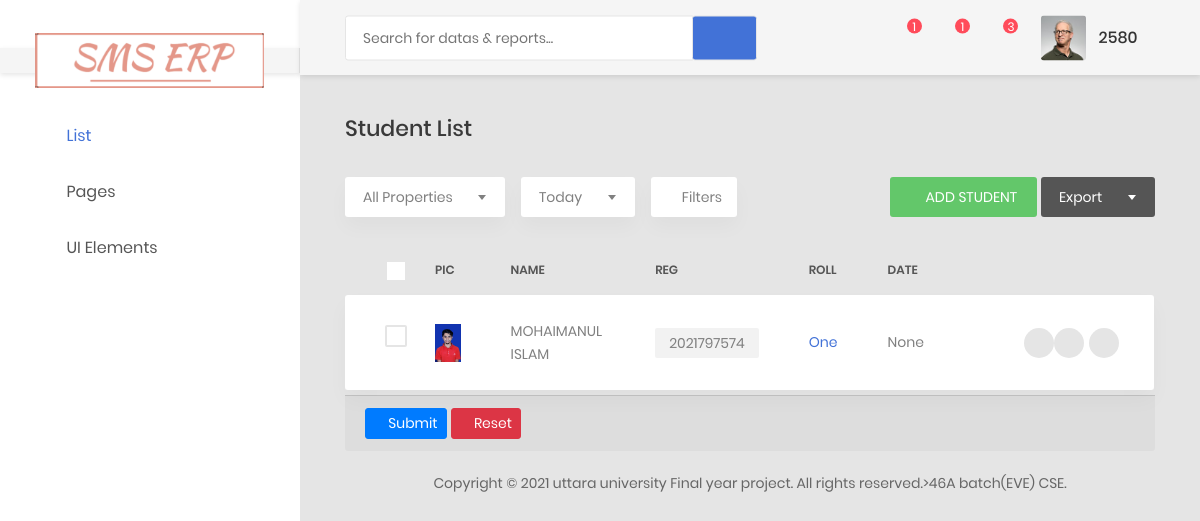
Page /stdm/classListStudentSerial/1 (signed in) on the committed database.
### student/models.py (models this page shows, shortened)
class students(models.Model):
    registration_no=models.CharField(default=random_num(),max_length=100,unique=True,primary_key=True)
    first_name=models.CharField(max_length=100)
    last_name=models.CharField(max_length=100)
    roll=models.IntegerField( blank=True,null=True)
    birthDate=models.DateField()
    details_address=models.TextField( blank=True,null=True)
    district=models.CharField(max_length=255, blank=True,null=True)
    upazilla=models.CharField(max_length=255, blank=True,null=True)
    village=models.TextField(max_length=255, blank=True,null=True)
    phoneNumber=models.IntegerField()
    className=models.ForeignKey(StudentClass,on_delete=models.PROTECT)
    studentimage=models.ImageField(upload_to='student_pic')
    blod_groop_choice=(
        ('a+','A+'),
        ('o+','O+'),
        ('b+','B+'),
        ('ab+','AB+'),
        ('a-','A-'),
        ('o-','O-'),
        ('b-','B-'),
        ('ab-','AB+'),
    )
    blod_groop=models.CharField(choices=blod_groop_choice,max_length=5, blank=True,null=True)
    gender_choice=(
        ('male','Male'),
        ('female','Female'),
        ('other','Other')
    )
    gender=models.CharField(choices=gender_choice,max_length=110)
    email=models.EmailField(blank=True,null=True)
    birth_certificate_no=models.IntegerField( blank=True,null=True)
    region_choice=(
        ('Islam', 'Islam'),
        ('Hinduism', 'Hinduism'),
        ('Buddhism', 'Buddhism'),
        ('Christianity', 'Christianity'),
        ('Others', 'Others')
    )
    region=models.CharField(choices=region_choice,max_length=255, blank=True,null=True)
    nationality_choice = (
        ('Bangladeshi', 'Bangladeshi'),
        ('Others', 'Others')
    )
    nationality=models.CharField(choices=nationality_choice,max_length=255, blank=True,null=True)

class StudentClass(models.Model):
    class_name=models.CharField(max_length=200)
    def __str__(self):
        return self.class_name

### adminSite/views.py (the view)
# urls.py: path('classListStudentSerial/<str:classid>',class_student_serial,name='student_serial'),
@login_required
def class_student_serial(request,classid):
    class_data=students.objects.filter(className_id=classid)
    dict={'students':class_data}
    return render(request,"students/class_listSerial.html",context=dict)

### template/students/class_listSerial.html (shortened to what this page needs)
{% extends 'index.html' %}
{% load crispy_forms_tags %}
{%block body%}
        <h3 class="title-5 m-b-35">student list</h3>
        <div class="table-data__tool">
            <div class="table-data__tool-left">
                <div class="rs-select2--light rs-select2--md">
                </div>
                <div class="rs-select2--light rs-select2--sm">
                </div>
                <button class="au-btn-filter">
                    <i class="zmdi zmdi-filter-list"></i>filters</button>
            </div>
            <div class="table-data__tool-right">
                <a href="{% url 'adminsite:student_creation'  %}"><button class="au-btn au-btn-icon au-btn--green au-btn--small">
                    <i class="zmdi zmdi-plus"></i>Add Student</button></a>
                <div class="rs-select2--dark rs-select2--sm rs-select2--dark2">
                </div>
            </div>
        </div>
        <div class="table-responsive table-responsive-data2">
            <table class="table table-data2">
                <thead>
                    <tr>
                        <th>
                            <label class="au-checkbox">
                                <span class="au-checkmark"></span>
                            </label>
                        </th>
                        <th>pic</th>
                        <th>name</th>
                        <th>Reg</th>
                        <th>roll</th>
                        <th>date</th>
                    </tr>
                </thead>
                <tbody>
                  {%for student_list in students %}
                    <tr class="tr-shadow">
                        <td>
                            <label class="au-checkbox">
                                <span class="au-checkmark"></span>
                            </label>
                        </td>
                        <td><img src="/media/{{student_list.studentimage}}" width="100px"height="100px" alt=""></td>
                        <td>{{student_list.first_name}} {{student_list.last_name}} </td>
                        <td>
                            <span class="block-email">{{student_list.registration_no}}</span>
                        </td>
                        <td class="desc">{{student_list.className}}</td>
                        <td>{{student_list.roll}}</td>
                        <td>{{teacher_list.positon}}</td>
                        <td>
                            <div class="table-data-feature">
                                <a href="{%url 'adminsite:student_update' registration_no=student_list.registration_no%}"><button class="item" data-toggle="tooltip" data-placement="top" title="Edit">
                                    <i class="zmdi zmdi-edit"></i>
                                </button></a>
                                <button class="item" data-toggle="tooltip" data-placement="top" title="Delete">
                                  <a href="{% url 'adminsite:student_delete' registration_no=student_list.registration_no %}"><i class="zmdi zmdi-delete"></i></a>
                                </button>
                                <button class="item" data-toggle="tooltip" data-placement="top" title="More">
                                    <i class="zmdi zmdi-more"></i>
                                </button>
                            </div>
                        </td>
                    </tr>
                    <tr class="spacer"></tr>
                    {% endfor %}
                </tbody>
            </table>
        </div>
  <div class="card-footer">
    <button type="submit" class="btn btn-primary btn-sm">
        <i class="fa fa-dot-circle-o"></i> Submit
    </button>
    <button type="reset" class="btn btn-danger btn-sm">
        <i class="fa fa-ban"></i> Reset
    </button>
</div>
{%endblock body%}

### template/index.html (shortened to what this page needs)
{%load static %}
<!DOCTYPE html>
<html lang="en">
<head>
    <link href="{% static 'css/font-face.css' %}" rel="stylesheet" media="all">
    <link href="{% static 'vendor/font-awesome-4.7/css/font-awesome.min.css' %}" rel="stylesheet" media="all">
    <link href=" {% static   'vendor/font-awesome-5/css/fontawesome-all.min.css' %}" rel="stylesheet" media="all">
    <link href="{% static 'vendor/mdi-font/css/material-design-iconic-font.min.css' %}" rel="stylesheet" media="all">
    <link href="{% static 'vendor/bootstrap-4.1/bootstrap.min.css' %}" rel="stylesheet" media="all">
    <link href="{% static 'vendor/animsition/animsition.min.css' %}" rel="stylesheet" media="all">
    <link href="{% static 'vendor/bootstrap-progressbar/bootstrap-progressbar-3.3.4.min.css' %}" rel="stylesheet" media="all">
    <link href="{% static 'vendor/wow/animate.css' %}" rel="stylesheet" media="all">
    <link href="{% static 'vendor/css-hamburgers/hamburgers.min.css' %}" rel="stylesheet" media="all">
    <link href="{% static 'vendor/slick/slick.css' %}" rel="stylesheet" media="all">
    <link href="{%static 'vendor/select2/select2.min.css'  %}" rel="stylesheet" media="all">
    <link href="{% static 'vendor/perfect-scrollbar/perfect-scrollbar.css' %}" rel="stylesheet" media="all">
    <link href="{% static 'css/theme.css' %}" rel="stylesheet" media="all">
</head>
<body class="animsition">
    <div class="page-wrapper">
        <aside class="menu-sidebar d-none d-lg-block">
            <div class="logo mt-5">
                <a href="{%url 'home' %}">
                    <img src="{% static '/media/loginpic.png' %}"  alt="Cool Admin" />
                </a>
            </div>
            <div class="menu-sidebar__content js-scrollbar1">
                <nav class="navbar-sidebar">
                    <ul class="list-unstyled navbar__list">
                        <li class="active has-sub">
                            <a class="js-arrow" href="#">
                                <i class="fas fa-tachometer-alt"></i>List</a>
                        </li>
                        <li class="has-sub">
                            <a class="js-arrow" href="#">
                                <i class="fas fa-copy"></i>Pages</a>
                        </li>
                        <li class="has-sub">
                            <a class="js-arrow" href="#">
                                <i class="fas fa-desktop"></i>UI Elements</a>
                        </li>
                    </ul>
                </nav>
            </div>
        </aside>
        <div class="page-container">
            <header class="header-desktop">
                <div class="section__content section__content--p30">
                    <div class="container-fluid">
                        <div class="header-wrap">
                            <form class="form-header" action="" method="POST">
                                <input class="au-input au-input--xl" type="text" name="search" placeholder="Search for datas &amp; reports..." />
                                <button class="au-btn--submit" type="submit">
                                    <i class="zmdi zmdi-search"></i>
                                </button>
                            </form>
                            <div class="header-button">
                                <div class="noti-wrap">
                                    <div class="noti__item js-item-menu">
                                        <i class="zmdi zmdi-comment-more"></i>
                                        <span class="quantity">1</span>
                                    </div>
                                    <div class="noti__item js-item-menu">
                                        <i class="zmdi zmdi-email"></i>
                                        <span class="quantity">1</span>
                                    </div>
                                    <div class="noti__item js-item-menu">
                                        <i class="zmdi zmdi-notifications"></i>
                                        <span class="quantity">3</span>
                                    </div>
                                </div>
                                <div class="account-wrap">
                                    <div class="account-item clearfix js-item-menu">
                                        <div class="image">
                                            <img src="images/icon/avatar-01.jpg" alt="John Doe" />
                                        </div>
                                        <div class="content">
                                            <a class="js-acc-btn" href="#">{{user.username}}</a>
                                        </div>
                                    </div>
                                </div>
                            </div>
                        </div>
                    </div>
                </div>
            </header>
            <div class="main-content">
                <div class="section__content section__content--p30">
                    <div class="container-fluid">
                        <div class="row">
                            <div class="col-md-12">
                                {%block body%}
                                {% endblock %}
                            </div>
                        </div>
                        <div class="row">
                            <div class="col-md-12">
                                <div class="copyright">
                                    <p>Copyright © 2021 uttara university Final year project. All rights reserved.>46A batch(EVE) CSE</a>.</p>
                                </div>
                            </div>
                        </div>
                    </div>
                </div>
            </div>
        </div>
    </div>
</body>
</html>

### rows in the picture
students: studentimage (picture), first_name "MOHAIMANUL", last_name "ISLAM", registration_no "2021797574", className "One", roll "None"

### other values in the picture
{{ user.username }} "2580"
